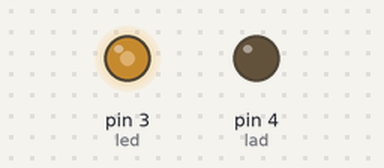
The sketch below on a simulated Arduino Uno, built with avr-gcc and run on an emulated ATmega328P. Parts: output pins drawn as LEDs (lit = HIGH). What the sketch prints to the serial monitor is not drawn.

Above: at 0.1 s.
Timing chart, 0 to 1.6 s (numbered marks = the images above):
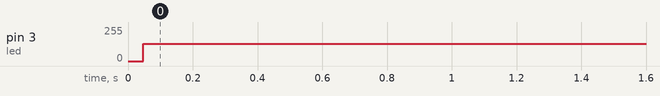

Measured:
- by itself, pin 3 (led): 0/255 → 128/255 at 0.05 s

The sketch:

BlinkLed_Interrupt.ino
```cpp
#include <TimerOne.h>

// This example uses the timer interrupt to blink an LED
// and also demonstrates how to share a variable between
// the interrupt and the main program.


const int led = 3;  // the pin with a LED
const int lad = 4;  // the pin with a LED

void setup(void)
{
  pinMode(led, OUTPUT);
  pinMode(lad, OUTPUT);
  Timer1.initialize(1250);          // 0.00125 seconds = 1250 * 1000000
  Timer1.attachInterrupt(blinkLED);
  Serial.begin(115200);

  digitalWrite(lad, LOW);
}


// The interrupt will blink the LED, and keep
// track of how many times it has blinked.
int ledState = LOW;
volatile unsigned long blinkCount = 0; // use volatile for shared variables

void blinkLED(void)
{
  if (ledState == LOW) {
    ledState = HIGH;
  } else {
    ledState = LOW;
  }
  digitalWrite(led, ledState);
}


void loop(void)
{
  Serial.println("Cek");
  delay(5000);
}
```
